Frame 1 (no input): blank canvas, image omitted
Frame 60 (the mouse pressed at the canvas centre just before this capture): blank canvas, image omitted
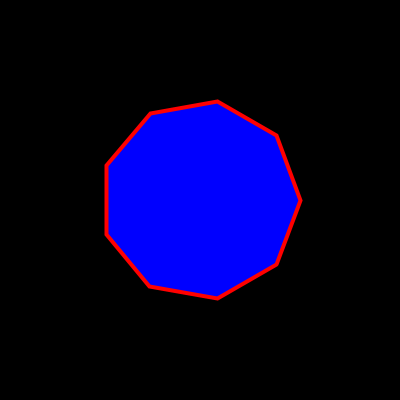
Frame 120 (the mouse held since frame 60 and released just before this capture)

The Processing sketch whose frames 1 and 60 were blank and that drew this single picture after the mouse press (run headless with seeded random() and noise(); from frame 60 on, the mouse is pressed at the canvas centre):

// Processing sketch: d_Circles_To_Others
// ── d_Circles_To_Others.pde
/*
----------------------------------------
 PLEASE READ INFO TAB FOR ALL INFORMATION
 ----------------------------------------
 */

/////////////////////////// GLOBALS ////////////////////////////

float angle;
float radius = 100;
int numSides;

/////////////////////////// SETUP ////////////////////////////

void setup() {
  size(400, 400);
  background(210);
  smooth();
  fill(0, 0, 255);
  strokeWeight(4);
  stroke(255, 0, 0);

}

/////////////////////////// DRAW ////////////////////////////

void draw() {
  background(0);
  translate(width/2, height/2);
  
  // We use the mouse to change the var numSides
  numSides = (int)map(mouseX, 0, width, 1, 18);
  angle = radians(360/numSides);
  
  // What happens here if we activate this line?
  //radius = map(mouseY, 0, height, 10, 200);
    
  beginShape();
  for (int i = 0; i<numSides; i++) {

    float x = cos(i * angle) * radius;
    float y = sin(i * angle) * radius;
    
    vertex(x, y);
  }
  endShape(CLOSE);
}

/////////////////////////// FUNCTIONS ////////////////////////////


// ── INFO.pde
 ///////////////////////////////////////
 /*
  ++++++++++++++++++++++++++++++++++++++++++
 GRAPHIC SYSTEMS 1.0 (2012)
 AN INTRODUCTORY COURSE TO CREATIVE 
 CODING FOR GRAPHIC DESIGN STUDENTS.
 
 IMPLEMENTED BY THE FREE ART BUREAU 2013 
 www.freeartbureau.org
 ++++++++++++++++++++++++++++++++++++++++++
 FUNDAMENTALS : GEOMETRY
 SKETCH : FROM CIRCLE TO OTHERS
 PARENT SKETCH : NONE
 TYPE : DYNAMIQUE
 
 **NB
  MAKE SURE I EXPLAIN THE SLIGHTLY DIFFERENT WAY OF WORKING
  THE FOR LOOP & ANGLES HERE.
 */
 
 
 /////////////////////////////////////// - END
